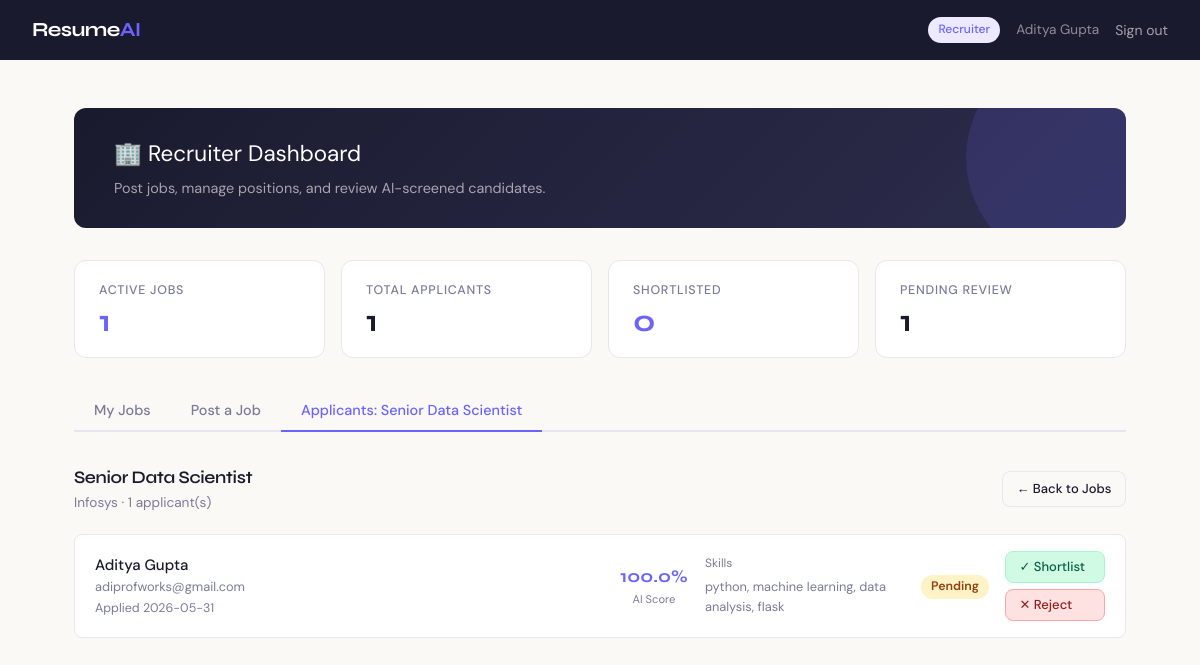
The app's page /recruiter/job/1 (signed in) with its own data.
### tables this page shows
CREATE TABLE users (
            id        INTEGER PRIMARY KEY AUTOINCREMENT,
            name      TEXT    NOT NULL,
            email     TEXT    NOT NULL UNIQUE,
            password  TEXT    NOT NULL,
            role      TEXT    NOT NULL CHECK(role IN ('jobseeker','recruiter')),
            created_at DATETIME DEFAULT CURRENT_TIMESTAMP
        );

CREATE TABLE jobs (
            id          INTEGER PRIMARY KEY AUTOINCREMENT,
            recruiter_id INTEGER NOT NULL,
            title       TEXT NOT NULL,
            company     TEXT NOT NULL,
            location    TEXT,
            description TEXT NOT NULL,
            skills      TEXT,
            posted_at   DATETIME DEFAULT CURRENT_TIMESTAMP,
            FOREIGN KEY (recruiter_id) REFERENCES users(id)
        );

CREATE TABLE applications (
            id           INTEGER PRIMARY KEY AUTOINCREMENT,
            job_id       INTEGER NOT NULL,
            seeker_id    INTEGER NOT NULL,
            resume_text  TEXT,
            ai_score     REAL DEFAULT 0,
            skills_found TEXT,
            status       TEXT DEFAULT 'pending' CHECK(status IN ('pending','shortlisted','rejected')),
            applied_at   DATETIME DEFAULT CURRENT_TIMESTAMP,
            FOREIGN KEY (job_id)    REFERENCES jobs(id),
            FOREIGN KEY (seeker_id) REFERENCES users(id)
        );

### app.py (the view)
@app.route('/recruiter/job/<int:job_id>')
@login_required
@recruiter_required
def view_applicants(job_id):
    job = get_job_by_id(job_id)
    if not job or job['recruiter_id'] != session['user_id']:
        flash('Job not found.', 'error')
        return redirect(url_for('recruiter'))
    applicants = get_applications_by_job(job_id)
    jobs = get_jobs_by_recruiter(session['user_id'])
    return render_template('recruiter_dashboard.html',
        jobs=jobs, selected_job=job, applicants=applicants, tab='applicants')

### app.py (called while the page is built)
def login_required(f):
    @wraps(f)
    def decorated(*args, **kwargs):
        if 'user_id' not in session:
            flash('Please log in to continue.', 'info')
            return redirect(url_for('login'))
        return f(*args, **kwargs)
    return decorated

def recruiter_required(f):
    @wraps(f)
    def decorated(*args, **kwargs):
        if session.get('role') != 'recruiter':
            flash('Access restricted to recruiters.', 'error')
            return redirect(url_for('login'))
        return f(*args, **kwargs)
    return decorated

### database.py (called while the page is built)
def get_db():
    conn = sqlite3.connect(DB_PATH)
    conn.row_factory = sqlite3.Row
    return conn

def get_jobs_by_recruiter(recruiter_id):
    conn = get_db()
    jobs = conn.execute(
        'SELECT * FROM jobs WHERE recruiter_id = ? ORDER BY posted_at DESC',
        (recruiter_id,)
    ).fetchall()
    conn.close()
    return jobs

def get_job_by_id(job_id):
    conn = get_db()
    job = conn.execute('SELECT * FROM jobs WHERE id = ?', (job_id,)).fetchone()
    conn.close()
    return job

def get_applications_by_job(job_id):
    conn = get_db()
    apps = conn.execute('''
        SELECT a.*, u.name AS seeker_name, u.email AS seeker_email
        FROM applications a JOIN users u ON a.seeker_id = u.id
        WHERE a.job_id = ?
        ORDER BY a.ai_score DESC
    ''', (job_id,)).fetchall()
    conn.close()
    return apps

### templates/recruiter_dashboard.html (shortened to what this page needs)
<!DOCTYPE html>
<html lang="en">
<head>
    <link rel="stylesheet" href="{{ url_for('static', filename='style.css') }}">
</head>
<body>
<nav class="nav">
    <div class="nav-brand">Resume<span>AI</span></div>
    <div class="nav-right">
        <span class="nav-badge">Recruiter</span>
        <span style="color:rgba(255,255,255,0.5); font-size:0.85rem;">{{ session.name }}</span>
        <a href="/logout" class="nav-link">Sign out</a>
    </div>
</nav>
<div class="page">
    <div class="welcome">
        <div class="welcome-title">🏢 Recruiter Dashboard</div>
        <div class="welcome-sub">Post jobs, manage positions, and review AI-screened candidates.</div>
    </div>
    <div class="stats">
        <div class="stat">
            <div class="stat-label">Active Jobs</div>
            <div class="stat-value accent">{{ jobs|length }}</div>
        </div>
        <div class="stat">
            <div class="stat-label">Total Applicants</div>
            <div class="stat-value">
                {% if tab == 'applicants' and applicants %}{{ applicants|length }}{% else %}—{% endif %}
            </div>
        </div>
        <div class="stat">
            <div class="stat-label">Shortlisted</div>
            <div class="stat-value accent">
                {% if tab == 'applicants' and applicants %}{{ applicants|selectattr('status','equalto','shortlisted')|list|length }}{% else %}—{% endif %}
            </div>
        </div>
        <div class="stat">
            <div class="stat-label">Pending Review</div>
            <div class="stat-value">
                {% if tab == 'applicants' and applicants %}{{ applicants|selectattr('status','equalto','pending')|list|length }}{% else %}—{% endif %}
            </div>
        </div>
    </div>
    <div class="tabs">
        <button class="tab-btn {% if tab=='jobs' %}active{% endif %}" onclick="showTab('jobs')">My Jobs</button>
        <button class="tab-btn {% if tab=='post' %}active{% endif %}" onclick="showTab('post')">Post a Job</button>
        {% if tab == 'applicants' %}
        <button class="tab-btn active">Applicants: {{ selected_job.title }}</button>
        {% endif %}
    </div>
    {% if tab == 'applicants' %}
    <div id="tab-applicants" class="tab-content" style="display:block;">
        <div style="margin-bottom:1.25rem; display:flex; align-items:center; justify-content:space-between;">
            <div>
                <h2 style="font-size:1.1rem; font-weight:600;">{{ selected_job.title }}</h2>
                <div style="font-size:0.85rem; color:var(--text-muted);">{{ selected_job.company }} · {{ applicants|length }} applicant(s)</div>
            </div>
            <a href="/recruiter" class="btn btn-ghost btn-sm">← Back to Jobs</a>
        </div>
        {% if applicants %}
            <div style="display:flex; flex-direction:column; gap:0.75rem;">
            {% for app in applicants %}
            <div class="applicant-row">
                <div class="applicant-info">
                    <div class="applicant-name">{{ app.seeker_name }}</div>
                    <div class="applicant-email">{{ app.seeker_email }}</div>
                    <div style="font-size:0.78rem; color:var(--text-muted); margin-top:2px;">Applied {{ app.applied_at[:10] }}</div>
                </div>
                <div style="text-align:center; min-width:70px;">
                    <div class="applicant-score">{{ app.ai_score }}%</div>
                    <div style="font-size:0.7rem; color:var(--text-muted);">AI Score</div>
                </div>
                <div class="applicant-skills" style="max-width:200px;">
                    <div style="font-size:0.75rem; color:var(--text-muted); margin-bottom:3px;">Skills</div>
                    {{ app.skills_found or 'None detected' }}
                </div>
                <div>
                    <span class="badge badge-{{ app.status }}">{{ app.status.capitalize() }}</span>
                </div>
                <div style="display:flex; flex-direction:column; gap:0.4rem; min-width:100px;">
                    <form method="POST" action="/recruiter/application/{{ app.id }}/status">
                        <button type="submit" class="btn btn-sm" style="width:100%; background:var(--success-soft); color:var(--success-text); border:1px solid #a7f3d0;">✓ Shortlist</button>
                    </form>
                    <form method="POST" action="/recruiter/application/{{ app.id }}/status">
                        <button type="submit" class="btn btn-danger btn-sm" style="width:100%;">✕ Reject</button>
                    </form>
                </div>
            </div>
            {% endfor %}
            </div>
        {% endif %}
    </div>
    {% endif %}
</div>
</body>
</html>

### records on screen
users: name "Aditya Gupta"
jobs: title "Senior Data Scientist", company "Infosys"
applications: seeker_name "Aditya Gupta", seeker_email "adiprofworks@gmail.com", applied_at "2026-05-31", ai_score "100.0", skills_found "python, machine learning, data analysis, flask", status "Pending"

### other values on screen
{{ jobs|length }} "1"
{{ applicants|length }} "1"
{{ applicants|selectattr('status','equalto','shortlisted')|list|length }} "0"
{{ applicants|selectattr('status','equalto','pending')|list|length }} "1"
